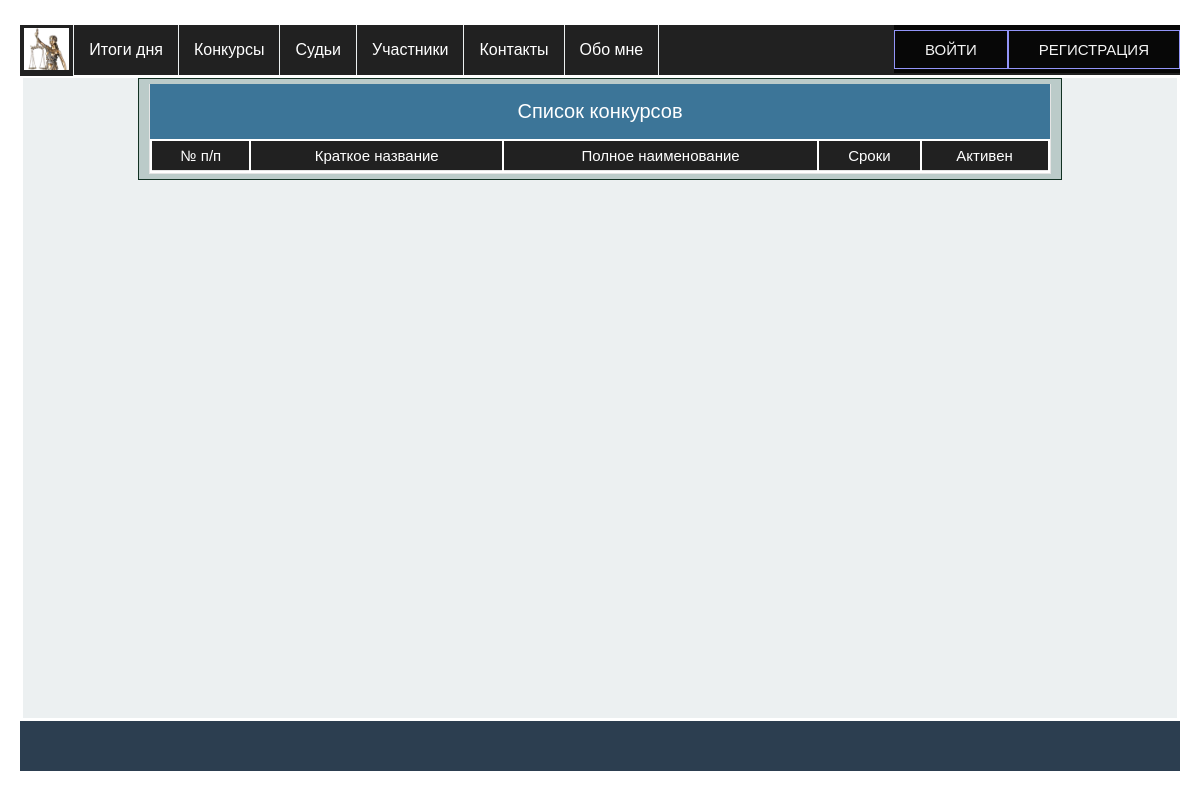
The page /competitions/all/ on the database as committed earlier.
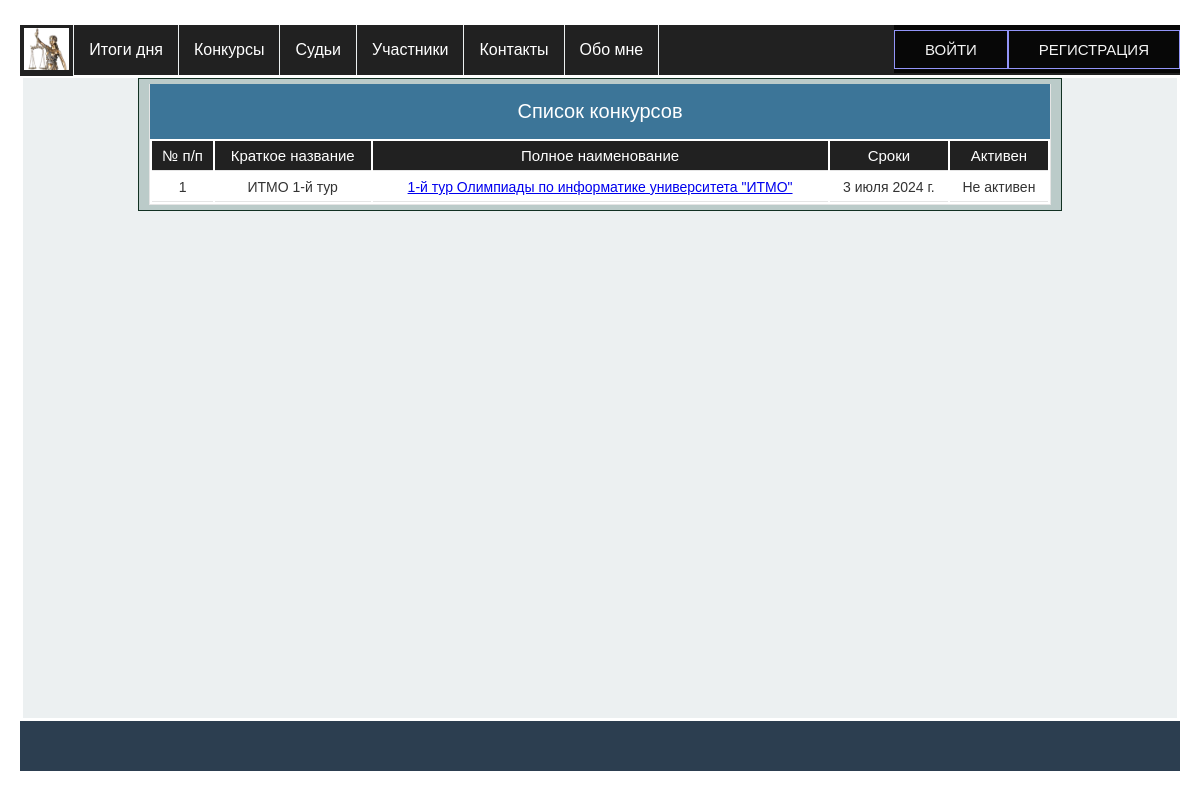
The same page on the database as committed later.
### app_for_competitions/models.py (models this page shows, shortened)
class Competition(models.Model):
    class Meta:
        db_table = 'competitions'
        verbose_name = _('Конкурс')  # наименование в админке в единственном числе
        verbose_name_plural = _('Конкурсы')  # наименование в админке во множественном числе
    name = models.CharField(_('Сокращенное название'), max_length=50, unique=True)
    fullname = models.CharField(_('Полное наименование конкурса'), max_length=200,
                                default=None)
    date = models.DateField(_('Дата проведения'),
                            help_text="Дата начала")
    active = models.BooleanField(_('Активен'), default=True)

### app_for_competitions/views.py (the view)
# urls.py: path('all/', edit_competitions, name='all_competitions'),
def edit_competitions(request):
    competitions = Competition.objects.filter(date__gte=datetime.now()).order_by('-active', 'date')
    context = dict()
    context['competitions'] = competitions
    context['table_title'] = COMPETITIONS_TABLE_TITLE
    context['title'] = "Конкурсы"
    return render(request, 'app_for_competitions/view_competitions.html', context=context)

### app_for_competitions/templates/app_for_competitions/view_competitions.html (shortened to what this page needs)
{% extends 'base.html' %}
{% load static %}
{% block content %}
<div class="row">
    <div class="table-caption">Список конкурсов</div>
    <table id="table">
        <thead>
        <tr>
            {% for value in table_title %}
            {% if value != 'Редактор' %}
            <th>{{ value }}</th>
            {% else %}
            {% if user.judge.status == 'M' or user.judge.status == 'J' %}
            <th>{{ value }}</th>
            {% endif %}
            {% endif %}
            {% endfor %}
        </tr>
        </thead>
        <tbody>
        {% for competition in competitions %}
        <tr>
            <td>{{forloop.counter}}</td>
            <td>{{competition.name}}</td>
            <td><a href="{% url 'view_competition' pk=competition.id %}"> {{ competition.fullname }}</a></td>
            <td>{{competition.date}}</td>
            <td>
                {% if user.judge.status == 'M' or user.judge.status == 'J' %}
                <div class="container">
                    <a href="{% url 'competition_activate' pk=competition.id %}" class="btn a_btn">
                        {% if competition.active %}
                        Деактивировать
                        {% else %}
                        Активировать
                        {% endif %}
                    </a>
                </div>
                {% else %}
                {% if competition.active %}
                <span>Активен</span>
                {% else %}
                <span>Не активен</span>
                {% endif %}
                {% endif %}
            </td>
        </tr>
        {% endfor %}
        </tbody>
    </table>
</div>
{% endblock %}

Rows that differ between the two databases and show on the page:
now on this page (row edited): Competition: name "ИТМО 1-й тур", fullname "1-й тур Олимпиады по информатике университета \"ИТМО\"", date "3 июля 2024 г.", active "Не активен"
